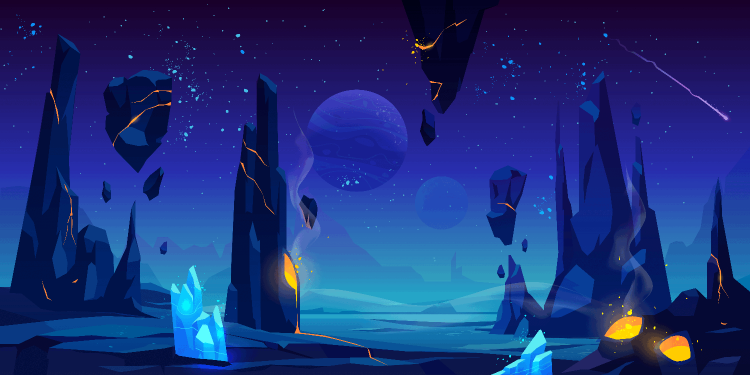
#> input picture Summer Camp 2025/Year 1 Python Turtle Games/Boss Battle Arena/space2.gif, 1500 x 750 px (shown at 1/2 size)
$ python temp.py space2.gif out.png 100
#> lines starting #> are read from the running program, lines starting #| are printed output that depends on the picture
# resize_gif_by_width.py
# python temp.py FILEINPUT.gif FILEOUTPUT.gif WIDTH

# python temppy space1.gif space2.gif 1000
#python temp.py enemy.gif enemydy.gif 120

from PIL import Image, ImageSequence
import sys
import os

def resize_gif_by_width(input_path, output_path, new_width):
#> called with input_path = 'space2.gif', output_path = 'out.png', new_width = 100
    with Image.open(input_path) as img:
#> img is the input picture: PIL image 1500x750 P; mean R, G, B 28.2, 49, 120.9
        original_width, original_height = img.size
#> original_width = 1500; original_height = 750
        aspect_ratio = original_height / original_width
#> aspect_ratio = 0.5
        new_height = int(new_width * aspect_ratio)
#> new_height = 50

        frames = []
        for frame in ImageSequence.Iterator(img):
            resized_frame = frame.copy().resize((new_width, new_height), Image.LANCZOS)
            frames.append(resized_frame.convert("P", palette=Image.ADAPTIVE))
#> this loop made 1 pass
#> pass 1, in resize_gif_by_width, `resized_frame = frame.copy().resize((new_width, new_height), Image.LAN..`:
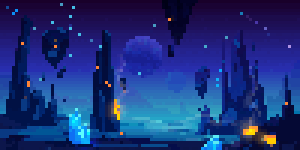
#> resized_frame: PIL image 100x50 P (shown 3 times larger); mean R, G, B 28.2, 49.1, 120.5
#> after the loop, frames = 1 item

        frames[0].save(
            output_path,
            save_all=True,
            append_images=frames[1:],
            loop=img.info.get("loop", 0),
            duration=img.info.get("duration", 100),
            disposal=2,
            transparency=img.info.get("transparency", None)
        )

        print(f"Saved resized GIF to {output_path} ({new_width}x{new_height})")
#| Saved resized GIF to out.png (100x50)

if __name__ == "__main__":
    if len(sys.argv) != 4:
        print("Usage: python resize_gif_by_width.py <input.gif> <output.gif> <new_width>")
        sys.exit(1)

    input_file = sys.argv[1]
    output_file = sys.argv[2]
    width = int(sys.argv[3])

    if not os.path.isfile(input_file):
        print("Error: input file does not exist.")
        sys.exit(1)

    resize_gif_by_width(input_file, output_file, width)
